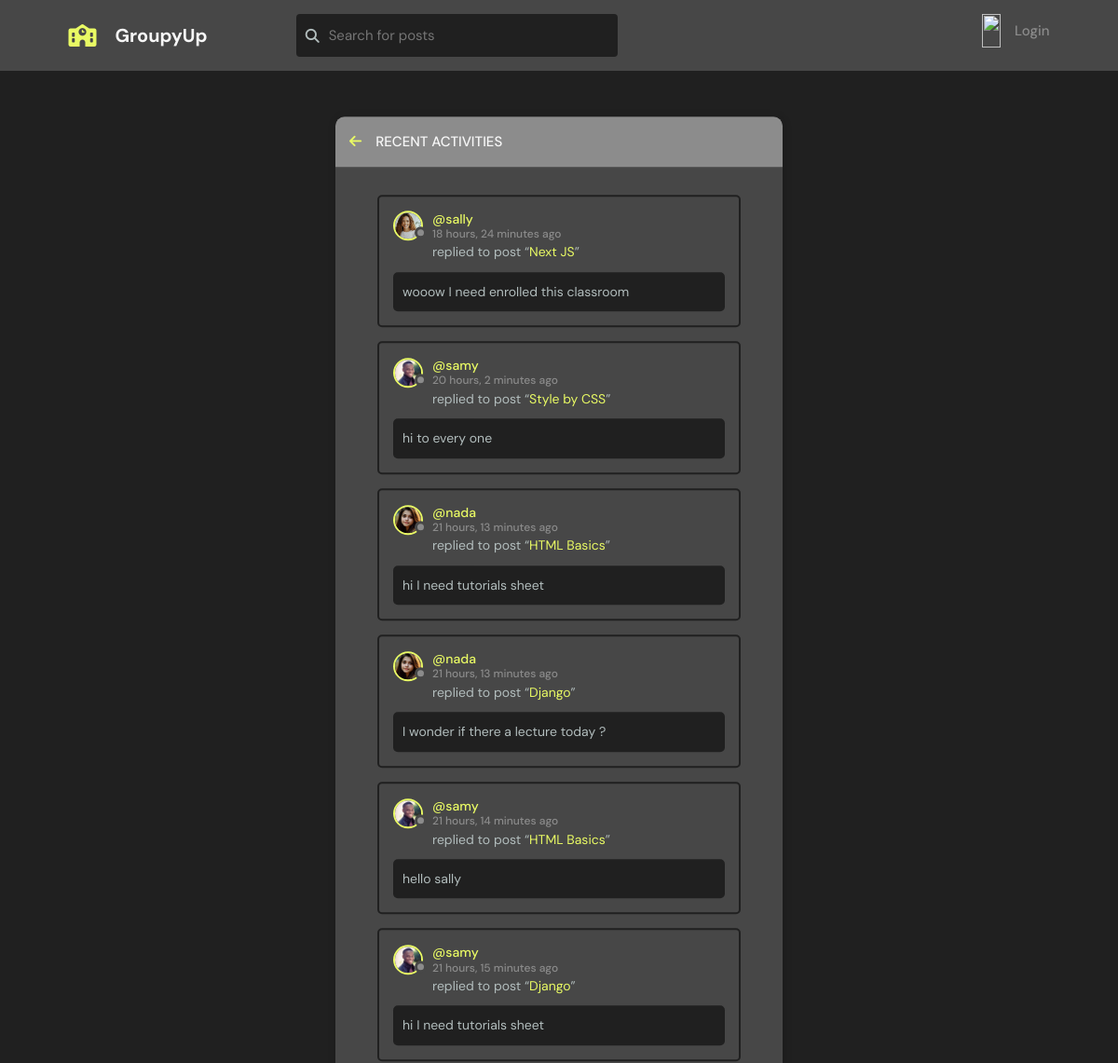
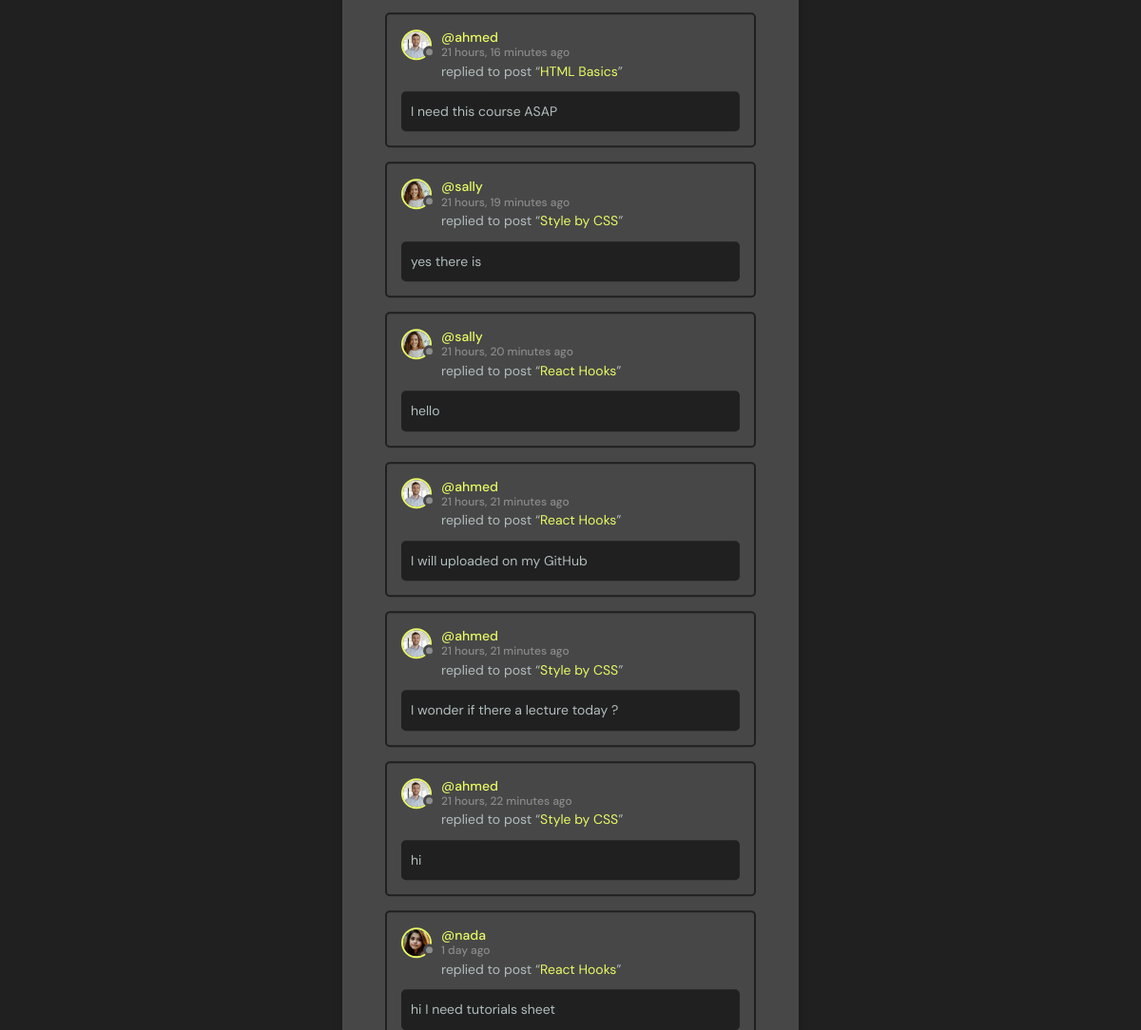
The page /activity/ on the database its author committed (2 pictures, top to bottom).
### base/models.py (models this page shows, shortened)
class Message(models.Model):
    user = models.ForeignKey(User, on_delete=models.CASCADE)
    room = models.ForeignKey(Room, on_delete=models.CASCADE)
    body = models.TextField()
    updated = models.DateTimeField(auto_now=True)
    created = models.DateTimeField(auto_now_add=True)
    class Meta:
        ordering = ['-updated', '-created']

class User(AbstractUser):
    name = models.CharField(max_length=200, null=True)
    email = models.EmailField(unique=True, null=True)
    bio = models.TextField(null=True)
    avatar = models.ImageField(null=True, default="avatar.svg")
    REQUIRED_FIELDS = []

class Room(models.Model):
    host = models.ForeignKey(User, on_delete=models.CASCADE, null=True)
    topic = models.ForeignKey(Topic, on_delete=models.CASCADE, null=True)
    name = models.CharField(max_length=200)
    description = models.TextField(null=True, blank=True)
    participants = models.ManyToManyField(
        User, related_name='participants', blank=True)
    updated = models.DateTimeField(auto_now=True)
    created = models.DateTimeField(auto_now_add=True)
    class Meta:
        ordering = ['-updated', '-created']
    def __str__(self):
        return self.name

### base/views.py (the view)
# urls.py: path('activity/', views.activityPage, name="activity"),
def activityPage(request):
    room_messages = Message.objects.all()
    return render(request, 'base/activity.html', {'room_messages': room_messages})

### base/templates/base/activity.html (shortened to what this page needs)
{% extends 'base/main.html' %}
{% block content %}
<main class="layout">
  <div class="container">
    <div class="layout__box">
      <div class="layout__boxHeader">
        <div class="layout__boxTitle">
          <a href="{% url 'home' %}">
            <i class="fa-solid fa-arrow-left"></i>
          </a>
          <h3>Recent Activities</h3>
        </div>
      </div>
      <div class="activities-page layout__body">
        {% for message in room_messages %}
        <div class="activities__box">
          <div class="activities__boxHeader roomListRoom__header">
            <a href="{% url 'user-profile' message.user.id %}" class="roomListRoom__author">
              <div class="avatar avatar--small">
                <img src="{{message.user.avatar.url}}" />
              </div>
              <p>
                @{{message.user}}
                <span>{{message.created|timesince}} ago</span>
              </p>
            </a>
          </div>
          <div class="activities__boxContent">
            <p>replied to post “<a href="{% url 'room' message.room.id %}">{{message.room}}</a>”</p>
            <div class="activities__boxRoomContent">
              {{message.body}}
            </div>
          </div>
        </div>
        {% endfor %}
      </div>
    </div>
  </div>
</main>
{% endblock content %}

### static/styles/style.css (style rules this page uses)
:root { --color-main: #E9FA64; --color-main-light: #e1f6fb; --color-dark: #474747; --color-dark-medium: #202020; --color-dark-light: #8c8c8c; --color-light: #f7f7f7; --color-gray: #8b8b8b; --color-light-gray: #b2bdbd; --color-bg: #202020; --color-success: #5dd693; --color-error: #fc4b0b; }
* { font-family: "DM Sans", -apple-system, BlinkMacSystemFont, "Segoe UI", Roboto, Oxygen, Ubuntu, Cantarell, "Open Sans", "Helvetica Neue", sans-serif; margin: 0; padding: 0; box-sizing: border-box; text-rendering: optimizeLegibility; font-size: inherit; }
html { font-size: 56.25%; }
@media only screen and (min-width: 1200px) { html { font-size: 62.5%; } }
body { line-height: 1.6; font-weight: 400; font-size: 1.5rem; color: var(--color-light-gray); background-color: var(--color-bg); min-height: 100vh; }
img { width: 100%; }
a { display: inline-block; color: var(--color-main); text-decoration: none; }
.container { max-width: 120rem; width: 90%; margin: auto; }
.avatar { position: relative; display: inline-block; border-radius: 50%; border: 2px solid var(--color-main); }
.avatar img { display: block; border-radius: 50%; object-fit: cover; object-position: center; }
.avatar::after { content: ""; display: block; position: absolute; background-color: var(--color-gray); z-index: 111; border-radius: 50%; border: 0.3rem solid var(--color-dark); }
.avatar.avatar--small img { width: 2.8rem; height: 2.8rem; }
.avatar.avatar--small:after { width: 0.7rem; height: 0.7rem; bottom: 0px; right: -6px; }
.layout { margin-top: 2.4rem; }
.layout > .container { display: flex; justify-content: space-between; align-items: flex-start; }
.layout__box { width: 90%; max-width: 48rem; min-height: 40rem; position: absolute; top: 50%; left: 50%; transform: translate(-50%, -46%); background-color: var(--color-dark); border-radius: 1rem; box-shadow: 1px 1px 6px 3px rgba(0, 0, 0, 0.1); overflow: hidden; }
.layout__boxHeader { display: flex; padding: 1.5rem; background-color: var(--color-dark-light); }
.layout__boxTitle { display: flex; gap: 1.5rem; align-items: center; }
.layout__boxTitle h3 { text-transform: uppercase; font-weight: 500; color: var(--color-light); }
.layout__body { margin: 3rem; }
.roomListRoom__header { display: flex; justify-content: space-between; align-items: center; }
.roomListRoom__author { font-weight: 500; display: flex; align-items: center; gap: 1rem; }
.activities__box { margin: 1.5rem; padding: 1.5rem; border: 2px solid var(--color-dark-medium); border-radius: 5px; }
.activities__boxHeader p { font-size: 1.4rem; line-height: 1.3; }
.activities__boxHeader p span { color: var(--color-gray); font-size: 1.2rem; display: block; }
.activities__boxContent { margin-left: 4.2rem; }
.activities__boxContent { font-size: 1.4rem; }
.activities__boxRoomContent { background: var(--color-bg); padding: 1rem; border-radius: 5px; margin-top: 1rem; margin-left: -4.2rem; }

### rows shown on the page
Message: user.avatar (picture), user "sally", created "18 hours, 24 minutes", room "Next JS", body "wooow I need enrolled this classroom"
Message: user.avatar (picture), user "samy", created "20 hours, 2 minutes", room "Style by CSS", body "hi to every one"
Message: user.avatar (picture), user "nada", created "21 hours, 13 minutes", room "HTML Basics", body "hi I need tutorials sheet"
Message: user.avatar (picture), user "nada", created "21 hours, 13 minutes", room "Django", body "I wonder if there a lecture today ?"
Message: user.avatar (picture), user "samy", created "21 hours, 14 minutes", room "HTML Basics", body "hello sally"
Message: user.avatar (picture), user "samy", created "21 hours, 15 minutes", room "Django", body "hi I need tutorials sheet"
Message: user.avatar (picture), user "ahmed", created "21 hours, 16 minutes", room "HTML Basics", body "I need this course ASAP"
Message: user.avatar (picture), user "sally", created "21 hours, 19 minutes", room "Style by CSS", body "yes there is"
Message: user.avatar (picture), user "sally", created "21 hours, 20 minutes", room "React Hooks", body "hello"
Message: user.avatar (picture), user "ahmed", created "21 hours, 21 minutes", room "React Hooks", body "I will uploaded on my GitHub"
Message: user.avatar (picture), user "ahmed", created "21 hours, 21 minutes", room "Style by CSS", body "I wonder if there a lecture today ?"
Message: user.avatar (picture), user "ahmed", created "21 hours, 22 minutes", room "Style by CSS", body "hi"
Message: user.avatar (picture), user "nada", created "1 day", room "React Hooks", body "hi I need tutorials sheet"
